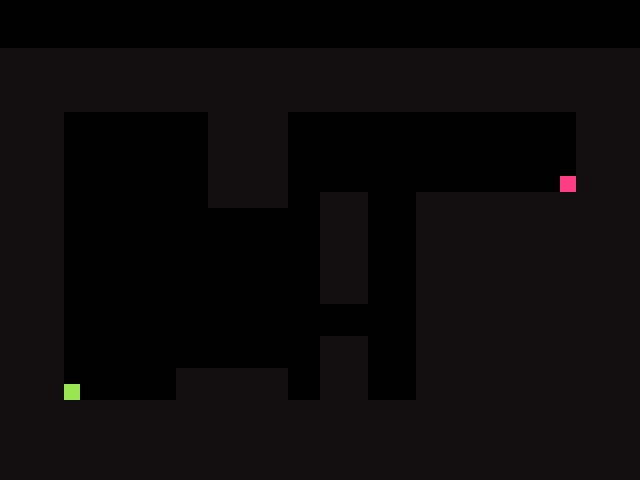

A 2D game scene composited from a Tiled map and its tileset images. What follows is a short description and the map's XML, with every tile layer's data as written:
An orthogonal 40x30 tile map with 16x16 px tiles, 1 tile layer (图块层 1).

<map version="1.10" tiledversion="1.11.2" orientation="orthogonal" renderorder="right-down" width="40" height="30" tilewidth="16" tileheight="16" infinite="0" nextlayerid="2" nextobjectid="1">
 <editorsettings>
  <export target="level2.csv" format="csv" />
 </editorsettings>
 <tileset firstgid="1" source="tile.tsx" />
 <layer id="1" name="图块层 1" width="40" height="30">
  <data encoding="csv">
0,0,0,0,0,0,0,0,0,0,0,0,0,0,0,0,0,0,0,0,0,0,0,0,0,0,0,0,0,0,0,0,0,0,0,0,0,0,0,0,
0,0,0,0,0,0,0,0,0,0,0,0,0,0,0,0,0,0,0,0,0,0,0,0,0,0,0,0,0,0,0,0,0,0,0,0,0,0,0,0,
0,0,0,0,0,0,0,0,0,0,0,0,0,0,0,0,0,0,0,0,0,0,0,0,0,0,0,0,0,0,0,0,0,0,0,0,0,0,0,0,
1,1,1,1,1,1,1,1,1,1,1,1,1,1,1,1,1,1,1,1,1,1,1,1,1,1,1,1,1,1,1,1,1,1,1,1,1,1,1,1,
1,1,1,1,1,1,1,1,1,1,1,1,1,1,1,1,1,1,1,1,1,1,1,1,1,1,1,1,1,1,1,1,1,1,1,1,1,1,1,1,
1,1,1,1,1,1,1,1,1,1,1,1,1,1,1,1,1,1,1,1,1,1,1,1,1,1,1,1,1,1,1,1,1,1,1,1,1,1,1,1,
1,1,1,1,1,1,1,1,1,1,1,1,1,1,1,1,1,1,1,1,1,1,1,1,1,1,1,1,1,1,1,1,1,1,1,1,1,1,1,1,
1,1,1,1,0,0,0,0,0,0,0,0,0,1,1,1,1,1,0,0,0,0,0,0,0,0,0,0,0,0,0,0,0,0,0,0,1,1,1,1,
1,1,1,1,0,0,0,0,0,0,0,0,0,1,1,1,1,1,0,0,0,0,0,0,0,0,0,0,0,0,0,0,0,0,0,0,1,1,1,1,
1,1,1,1,0,0,0,0,0,0,0,0,0,1,1,1,1,1,0,0,0,0,0,0,0,0,0,0,0,0,0,0,0,0,0,0,1,1,1,1,
1,1,1,1,0,0,0,0,0,0,0,0,0,1,1,1,1,1,0,0,0,0,0,0,0,0,0,0,0,0,0,0,0,0,0,0,1,1,1,1,
1,1,1,1,0,0,0,0,0,0,0,0,0,1,1,1,1,1,0,0,0,0,0,0,0,0,0,0,0,0,0,0,0,0,0,3,1,1,1,1,
1,1,1,1,0,0,0,0,0,0,0,0,0,1,1,1,1,1,0,0,1,1,1,0,0,0,1,1,1,1,1,1,1,1,1,1,1,1,1,1,
1,1,1,1,0,0,0,0,0,0,0,0,0,0,0,0,0,0,0,0,1,1,1,0,0,0,1,1,1,1,1,1,1,1,1,1,1,1,1,1,
1,1,1,1,0,0,0,0,0,0,0,0,0,0,0,0,0,0,0,0,1,1,1,0,0,0,1,1,1,1,1,1,1,1,1,1,1,1,1,1,
1,1,1,1,0,0,0,0,0,0,0,0,0,0,0,0,0,0,0,0,1,1,1,0,0,0,1,1,1,1,1,1,1,1,1,1,1,1,1,1,
1,1,1,1,0,0,0,0,0,0,0,0,0,0,0,0,0,0,0,0,1,1,1,0,0,0,1,1,1,1,1,1,1,1,1,1,1,1,1,1,
1,1,1,1,0,0,0,0,0,0,0,0,0,0,0,0,0,0,0,0,1,1,1,0,0,0,1,1,1,1,1,1,1,1,1,1,1,1,1,1,
1,1,1,1,0,0,0,0,0,0,0,0,0,0,0,0,0,0,0,0,1,1,1,0,0,0,1,1,1,1,1,1,1,1,1,1,1,1,1,1,
1,1,1,1,0,0,0,0,0,0,0,0,0,0,0,0,0,0,0,0,0,0,0,0,0,0,1,1,1,1,1,1,1,1,1,1,1,1,1,1,
1,1,1,1,0,0,0,0,0,0,0,0,0,0,0,0,0,0,0,0,0,0,0,0,0,0,1,1,1,1,1,1,1,1,1,1,1,1,1,1,
1,1,1,1,0,0,0,0,0,0,0,0,0,0,0,0,0,0,0,0,1,1,1,0,0,0,1,1,1,1,1,1,1,1,1,1,1,1,1,1,
1,1,1,1,0,0,0,0,0,0,0,0,0,0,0,0,0,0,0,0,1,1,1,0,0,0,1,1,1,1,1,1,1,1,1,1,1,1,1,1,
1,1,1,1,0,0,0,0,0,0,0,1,1,1,1,1,1,1,0,0,1,1,1,0,0,0,1,1,1,1,1,1,1,1,1,1,1,1,1,1,
1,1,1,1,2,0,0,0,0,0,0,1,1,1,1,1,1,1,0,0,1,1,1,0,0,0,1,1,1,1,1,1,1,1,1,1,1,1,1,1,
1,1,1,1,1,1,1,1,1,1,1,1,1,1,1,1,1,1,1,1,1,1,1,1,1,1,1,1,1,1,1,1,1,1,1,1,1,1,1,1,
1,1,1,1,1,1,1,1,1,1,1,1,1,1,1,1,1,1,1,1,1,1,1,1,1,1,1,1,1,1,1,1,1,1,1,1,1,1,1,1,
1,1,1,1,1,1,1,1,1,1,1,1,1,1,1,1,1,1,1,1,1,1,1,1,1,1,1,1,1,1,1,1,1,1,1,1,1,1,1,1,
1,1,1,1,1,1,1,1,1,1,1,1,1,1,1,1,1,1,1,1,1,1,1,1,1,1,1,1,1,1,1,1,1,1,1,1,1,1,1,1,
1,1,1,1,1,1,1,1,1,1,1,1,1,1,1,1,1,1,1,1,1,1,1,1,1,1,1,1,1,1,1,1,1,1,1,1,1,1,1,1
</data>
 </layer>
</map>
